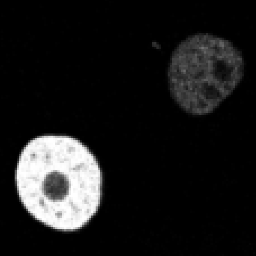
#> input picture test2.png, 256 x 256 px
$ python rcct_drlse_model.py
#> lines starting #> are read from the running program, lines starting #| are printed output that depends on the picture; after the words box and inside, x2 and y2 are one past the last pixel; in counts of white or black regions, pixels touching at a corner belong together
### utils.py
#!/usr/bin/python3
import cv2
import numpy as np
import matplotlib.pyplot as plt
from scipy.ndimage import gaussian_filter, laplace


def div_phi(phi):
    [phi_y, phi_x] = np.gradient(phi)
    s = np.sqrt(phi_x ** 2 + phi_y ** 2) + 1e-7
    n_x = phi_x / s
    n_y = phi_y / s
    [_, nxx] = np.gradient(n_x)
    [nyy, _] = np.gradient(n_y)
    return nxx + nyy

# H = 1/2 (1 + x / epsilon + 1 / pi * sin(pi * x / epsilon)), |x| < epsilon
# H = 1, x > epsilon
# H = 0, x < -epsilon
# [4 lines left out: function Heaviside, not called in this run]


# H = 1/2 * (1 + 2/pi * arctan(x / epsilon))
def weak_Heaviside(phi, epsilon=1.5):
    return 0.5 * (1 + (2 / np.pi) * np.arctan(phi / epsilon))


# D = 1 / (2 epsilon) * (1 + cos(pi * x / epsilon)), |x| <= epsilon
# D = 0, |x| > epsilon
def Dirac(phi, epsilon=1.5):
    dfunc = (1 / 2 / epsilon) * (1 + np.cos(np.pi * phi / epsilon))
    conds = (phi <= epsilon) & (phi >= -epsilon)
    return dfunc * conds


# D = 1/pi * epsilon / (epsilon**2 + phi ** 2)
def weak_Dirac(phi, epsilon=1.5):
    return epsilon / (np.pi * (epsilon**2 + phi**2))


def gValue(img, sigma=1.5):
    img_smooth = gaussian_filter(img, sigma)
    [Iy, Ix] = np.gradient(img_smooth)
    f = np.square(Ix) + np.square(Iy)
    return 1 / (1 + f)

def length_term(phi, coeff=0, epsilon=1.5):
    curvature = div_phi(phi)
    d = weak_Dirac(phi, epsilon=epsilon)
    length = d * curvature
    return coeff * length

# [13 lines left out: function length_term_g, not called in this run]

def area_term(img, phi, coeff=0, sigma=1.5, epsilon=1.5):
    g = gValue(img, sigma=sigma)
    d = Dirac(phi, epsilon=epsilon)
    return coeff * g * d


# sigle well potential for distance regularization
# [10 lines left out: function simple_distance_reg_term, not called in this run]


# double well potential for distance regularization
def distance_reg_term(phi, coeff=0):
    [phi_y, phi_x] = np.gradient(phi)
    s = np.sqrt(np.square(phi_x) + np.square(phi_y)) + 1e-7
    a = (s >= 0) & (s <= 1)
    b = (s > 1)
    ps = a * np.sin(2 * np.pi * s) / (2 * np.pi) + b * (s - 1)
    dps = ((ps != 0) * ps + (ps == 0)) / ((s != 0) * s + (s == 0))
    k_x = dps * phi_x - phi_x
    k_y = dps * phi_y - phi_y
    [_, kxx] = np.gradient(k_x)
    [kyy, _] = np.gradient(k_y)
    dist = kxx + kyy + laplace(phi, mode='nearest')
    return coeff * dist


def Neumann(phi):
    phi[np.ix_([0, -1], [0, -1])] = phi[np.ix_([2, -3], [2, -3])]
    phi[np.ix_([0, -1]), 1:-1] = phi[np.ix_([2, -3]), 1:-1]
    phi[1:-1, np.ix_([0, -1])] = phi[1:-1, np.ix_([2, -3])]
    return phi


def initial_phi(img, mode = 'outline', c0 = 2, num_phi = 4):
    img_shape = img.shape
    initial_lsf = c0 * np.ones(img_shape, dtype=np.float64)

    if mode == 'outline':
        initial_lsf[4:img_shape[0] - 4, 4:img_shape[1] - 4] = -c0

    if mode == 'four':
        # 1st rectangle
        initial_lsf[4: int(img_shape[0]/2) -4, 4: int(img_shape[1]/2) - 4] = -c0
        # 2nd rectangle
        initial_lsf[int(img_shape[0]/2) + 4: img_shape[0] - 4, 4: int(img_shape[1]/2) - 4] = -c0
        # 3rd rectangle
        initial_lsf[4: int(img_shape[0]/2) -4, int(img_shape[1]/2) + 4: img_shape[1] - 4] = -c0
        # 4th rectangle
        initial_lsf[int(img_shape[0]/2)+4: img_shape[0], int(img_shape[1]/2)+4 : img_shape[1]] = -c0

    return initial_lsf


# [155 lines left out: functions BoundMirrorEnsure, BoundMirrorExpand, BoundMirrorShrink, phi_area, cvtBrightObject, not called in this run]

### rcct_drlse_model.py
#!/usr/bin/python3
'''
AUTHOR:     ZhengyangZhong
Date:       2023-02-15
PAPER:      Image segmentation by level set evolution with region consistency ocnstraint
'''
import cv2
import numpy as np
import matplotlib.pyplot as plt
from skimage import measure
from tqdm import tqdm
from utils import initial_phi, Neumann, distance_reg_term, area_term, length_term, Dirac


def ci(img, phi, ki, epsilon):
    [phi_y, phi_x] = np.gradient(phi)
    s = np.sqrt(np.square(phi_x) + np.square(phi_y)) + 1e-7
    d = Dirac(phi - ki, epsilon=epsilon)
    numerator = np.sum(img * d * s)
    denominator = np.sum(d * s)
    return numerator / (denominator + 1e-7)

def RCCT_term(img, phi, k1, k2, beta1=0, beta2=0, epsilon=1.0):
    c1 = ci(img, phi, k1, epsilon)
    c2 = ci(img, phi, k2, epsilon)
    d1 = Dirac(phi - k1)
    d2 = Dirac(phi - k2)
    [phi_y, phi_x] = np.gradient(phi)
    s = np.sqrt(np.square(phi_x) + np.square(phi_y)) + 1e-7
    n_x = phi_x / s
    n_y = phi_y / s
    [_, phixx] = np.gradient(n_x)
    [phiyy, _] = np.gradient(n_y)
    curvature = phixx + phiyy
    rcct1 = beta1 * np.square(img - c1) * d1 * curvature
    rcct2 = beta2 * np.square(img - c2) * d2 * curvature
    return rcct1 + rcct2


def RCCT_DRLSEmodel(img, max_iter, lmda=5.0, epsilon=1.5, sigma=1.5, alpha=1.5, mu=0.2, k1=-1.5, k2=1.5, beta1=0.0, beta2=0.0, timestep=1.0):
    phi = initial_phi(img)
    h, w = phi.shape
    AREA = h * w

    for i in tqdm(range(max_iter)):
        old_phi_area = np.sum(phi < 0)
        phi = Neumann(phi)
        L = length_term(phi, coeff=lmda, epsilon=epsilon)
        A = area_term(img, phi, coeff=alpha, sigma=sigma, epsilon=epsilon)
        D = distance_reg_term(phi, coeff=mu)
        RCCT = RCCT_term(img, phi, k1=k1, k2=k2, beta1=beta1, beta2=beta2, epsilon=epsilon)
        dphi = L + A + D + RCCT
        phi += timestep * dphi

        # termination criteria
        new_phi_area = np.sum(phi < 0)
        criteria = np.abs(new_phi_area - old_phi_area) / AREA
        if criteria < 1e-5 and i > 3:
            break

    return phi, i + 1


if __name__ == "__main__":
    img = cv2.imread("./test2.png", 0)
#> img is the input picture: shape (256, 256); min 0, max 255, mean 26
    h, w = img.shape
#> h = 256; w = 256
    phi = 2 * np.ones((h, w))
    phi[20: -20, 20: -20] = -2
    phi, iterations = RCCT_DRLSEmodel(img, max_iter=1000)
#> in RCCT_DRLSEmodel, `phi = initial_phi(img)`:
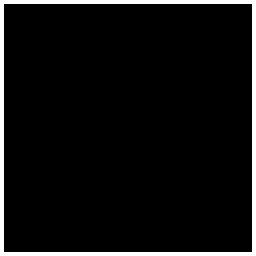
#> phi: shape (256, 256) float64; values -2 (black) and 2 (white), 6.2% white; 1 white region, box (x1, y1, x2, y2) and area: (0, 0, 256, 256) 4032
#> the loop in RCCT_DRLSEmodel, `for i in tqdm(range(max_iter)):` made 1000 passes
#> (old_phi_area, c1 in RCCT_term, c2 in RCCT_term, new_phi_area, criteria) on passes 1 to 3: (61504, 0.145, 0.134, 61504, 0), (61504, 0.145, 0.136, 61500, 6.1e-05), (61500, 0.147, 0.137, 61484, 0.000244)
#> pass 1, in div_phi, `[phi_y, phi_x] = np.gradient(phi)`:
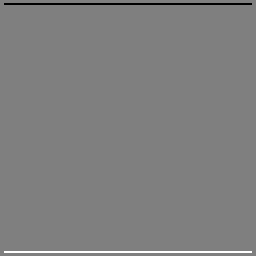
#> phi_y: shape (256, 256) float64; min -2, max 2, mean 0; drawn with min black and max white
#> pass 1, in div_phi, `s = np.sqrt(phi_x ** 2 + phi_y ** 2) + 1e-7`:
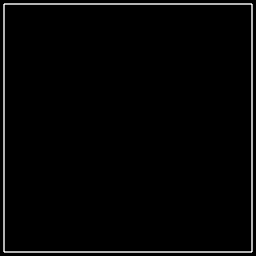
#> s: shape (256, 256) float64; min 1e-07, max 2.83, mean 0.0605; drawn with min black and max white
#> after the loop in RCCT_DRLSEmodel, `for i in tqdm(range(max_iter)):`:
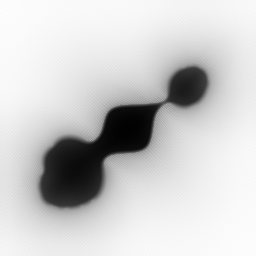
#> phi: shape (256, 256) float64; min -6.69, max 6.7, mean 4.11; drawn with min black and max white
#> iterations = 1000
    contours = measure.find_contours(phi, 0)
#> contours = 1 point arrays, longest 653 points
    for cnt in contours:
        plt.plot(cnt[:, 1], cnt[:, 0], linewidth=2)
#> this loop made 1 pass
    plt.show()
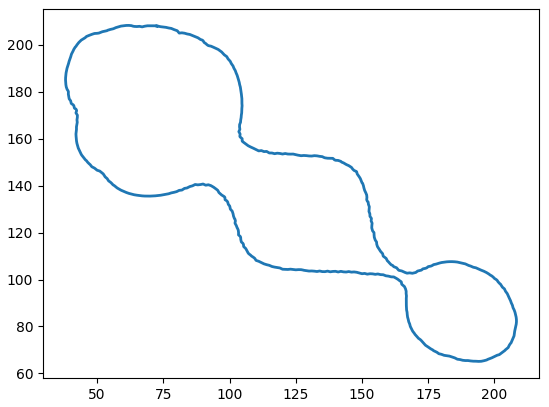
#> figure drawn by matplotlib, 1 panel
    plt.imshow(phi)
    plt.show()
